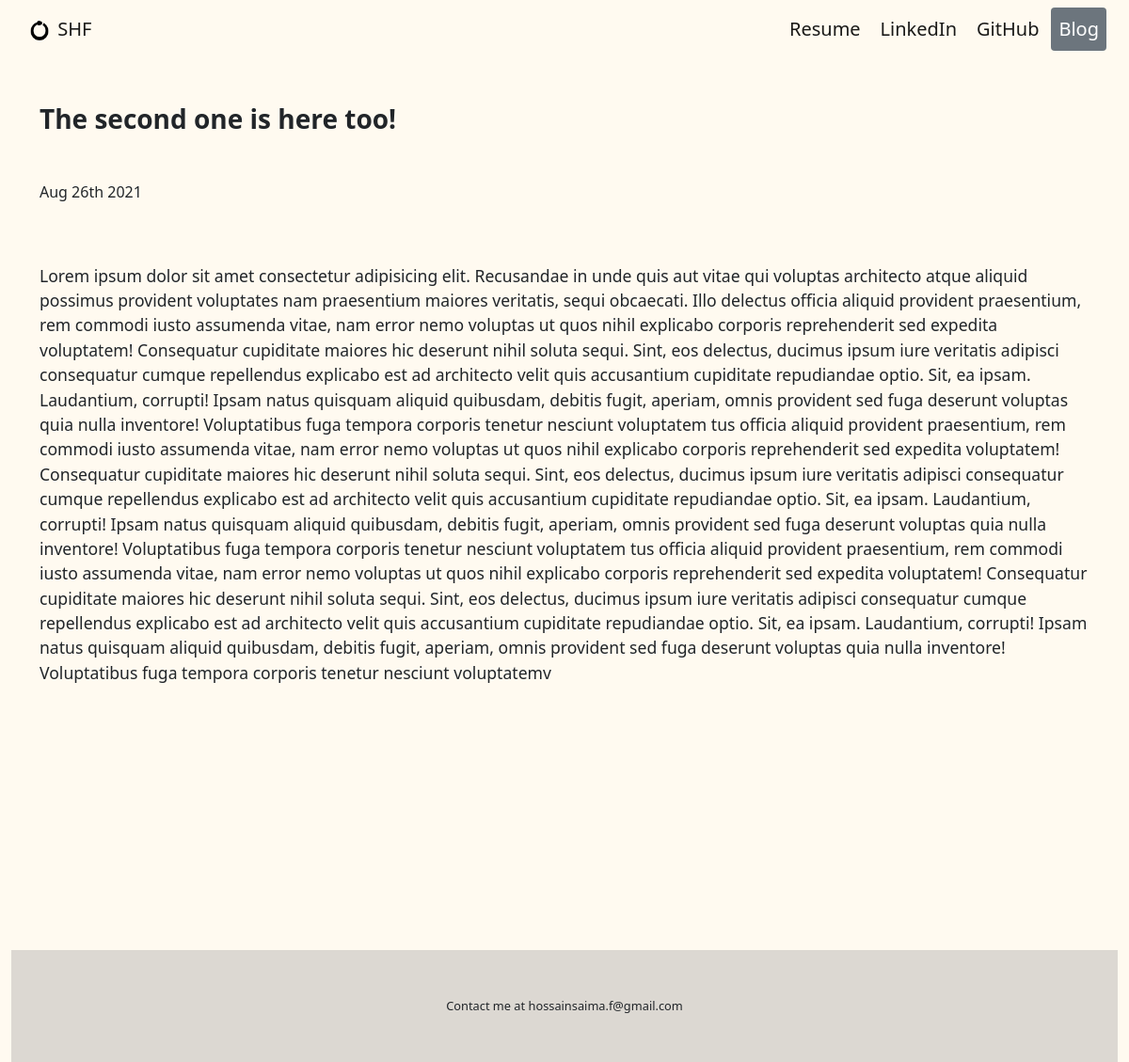
The page /blog/10/ on the database its author committed.
### blog/models.py (models this page shows, shortened)
class Blog(models.Model):
    title = models.CharField(max_length=100)
    description = models.TextField()
    date = models.DateField(default=date.today)

### blog/views.py (the view)
# urls.py: path('<int:blog_id>/', views.detail, name='detail'),
def detail(request, blog_id):
    blog = get_object_or_404(Blog, pk = blog_id)
    return render(request, 'blog/detail.html', {'blog': blog})

### blog/templates/blog/detail.html (shortened to what this page needs)
{% extends 'portfolio/base.html' %}
{% block content %}
<div>
    <h3 class="my-5 fw-bold">{{ blog.title }}</h3>
    <p class="fw-light fs-6">{{ blog.date|date:'M jS Y' }}</p>
    <br><br>
    <p>{{ blog.description|safe }}</p>
{% endblock %}

### portfolio/static/portfolio/style.css (style rules this page uses)
body { background-color: floralwhite; }
p { font-size: 1.1rem; }

### rows shown on the page
Blog: title "The second one is here too!", date "Aug 26th 2021", description "Lorem ipsum dolor sit amet consectetur adipisicing elit. Recusandae in unde quis aut vitae qui voluptas architecto atque aliquid possimus provident voluptates nam praesentium maiores veritatis, sequi obcaecati. Illo delectus officia aliquid provident praesentium, rem commodi iusto assumenda vitae, nam error nemo voluptas ut quos nihil explicabo corporis reprehenderit sed expedita voluptatem! Consequatur cupiditate maiores hic deserunt nihil soluta sequi. Sint, eos delectus, ducimus ipsum iure veritatis adipisci consequatur cumque repellendus explicabo est ad architecto velit quis accusantium cupiditate repudiandae optio. Sit, ea ipsam. Laudantium, corrupti! Ipsam natus quisquam aliquid…"
